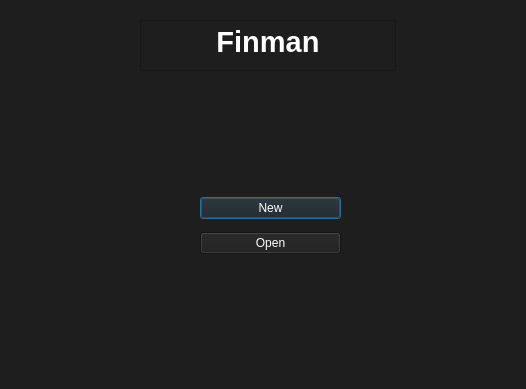
<?xml version="1.0" encoding="UTF-8"?>
<ui version="4.0">
 <class>First_Start</class>
 <widget class="QDialog" name="First_Start">
  <property name="geometry">
   <rect>
    <x>0</x>
    <y>0</y>
    <width>526</width>
    <height>389</height>
   </rect>
  </property>
  <property name="minimumSize">
   <size>
    <width>526</width>
    <height>389</height>
   </size>
  </property>
  <property name="maximumSize">
   <size>
    <width>526</width>
    <height>389</height>
   </size>
  </property>
  <property name="windowTitle">
   <string>Finman</string>
  </property>
  <property name="styleSheet">
   <string notr="true">background-color:rgb(30, 30, 30);
color:white;</string>
  </property>
  <widget class="QWidget" name="verticalLayoutWidget">
   <property name="geometry">
    <rect>
     <x>200</x>
     <y>190</y>
     <width>141</width>
     <height>71</height>
    </rect>
   </property>
   <layout class="QVBoxLayout" name="verticalLayout">
    <item>
     <widget class="QPushButton" name="pushButton">
      <property name="text">
       <string>New</string>
      </property>
     </widget>
    </item>
    <item>
     <widget class="QPushButton" name="pushButton_2">
      <property name="text">
       <string>Open</string>
      </property>
     </widget>
    </item>
   </layout>
  </widget>
  <widget class="QTextBrowser" name="textBrowser">
   <property name="geometry">
    <rect>
     <x>140</x>
     <y>20</y>
     <width>256</width>
     <height>51</height>
    </rect>
   </property>
   <property name="acceptDrops">
    <bool>true</bool>
   </property>
   <property name="autoFillBackground">
    <bool>false</bool>
   </property>
   <property name="verticalScrollBarPolicy">
    <enum>Qt::ScrollBarAlwaysOff</enum>
   </property>
   <property name="horizontalScrollBarPolicy">
    <enum>Qt::ScrollBarAlwaysOff</enum>
   </property>
   <property name="html">
    <string>&lt;!DOCTYPE HTML PUBLIC &quot;-//W3C//DTD HTML 4.0//EN&quot; &quot;http://www.w3.org/TR/REC-html40/strict.dtd&quot;&gt;
&lt;html&gt;&lt;head&gt;&lt;meta name=&quot;qrichtext&quot; content=&quot;1&quot; /&gt;&lt;style type=&quot;text/css&quot;&gt;
p, li { white-space: pre-wrap; }
&lt;/style&gt;&lt;/head&gt;&lt;body style=&quot; font-family:'MS Shell Dlg 2'; font-size:8.25pt; font-weight:400; font-style:normal;&quot;&gt;
&lt;p align=&quot;center&quot; style=&quot; margin-top:0px; margin-bottom:0px; margin-left:0px; margin-right:0px; -qt-block-indent:0; text-indent:0px;&quot;&gt;&lt;span style=&quot; font-family:'MS Shell Dlg 2'; font-size:22pt; font-weight:600;&quot;&gt;Finman&lt;/span&gt;&lt;/p&gt;&lt;/body&gt;&lt;/html&gt;</string>
   </property>
  </widget>
 </widget>
 <resources/>
 <connections/>
</ui>
